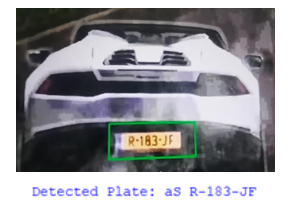
#> input picture VLPR1.png, 295 x 210 px, given in place of Foog.mp4, which was not available
$ python dehaz.py
#> lines starting #> are read from the running program, lines starting #| are printed output that depends on the picture
import cv2
import numpy as np

# Open the video file
cap = cv2.VideoCapture('Foog.mp4')

# Get the video's frame width and height
frame_width = int(cap.get(3))
frame_height = int(cap.get(4))

# Create a VideoWriter object to write the dehazed video
out = cv2.VideoWriter('dehazed_video.mp4', cv2.VideoWriter_fourcc(*'mp4v'), 20.0, (frame_width, frame_height))

while cap.isOpened():
    ret, frame = cap.read()
#> frame is the input picture: shape (210, 295, 3); mean B, G, R 157.1, 152.7, 152.5
    if not ret:
        break

    # Convert the frame to YUV color space
    frame_yuv = cv2.cvtColor(frame, cv2.COLOR_BGR2YUV)
#> frame_yuv: shape (210, 295, 3); mean of channels 0, 1, 2 153.1, 129.9, 127.4

    # Stretch the histogram
    frame_yuv[:,:,0] = cv2.equalizeHist(frame_yuv[:,:,0])
#> frame_yuv: shape (210, 295, 3); mean of channels 0, 1, 2 138.3, 129.9, 127.4

    # Convert the frame back to RGB color space
    frame_rgb = cv2.cvtColor(frame_yuv, cv2.COLOR_YUV2BGR)
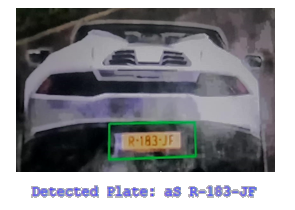
#> frame_rgb: shape (210, 295, 3); mean B, G, R 142.1, 137.9, 137.7

    # Apply a bilateral filter to reduce noise
    frame_filtered = cv2.bilateralFilter(frame_rgb, 9, 75, 75)

    # Write the dehazed frame to the new video file
    out.write(frame_filtered)

# Release the VideoCapture and VideoWriter objects
cap.release()
out.release()

# Close all OpenCV windows
cv2.destroyAllWindows()

$ run again, on Vlpr.png
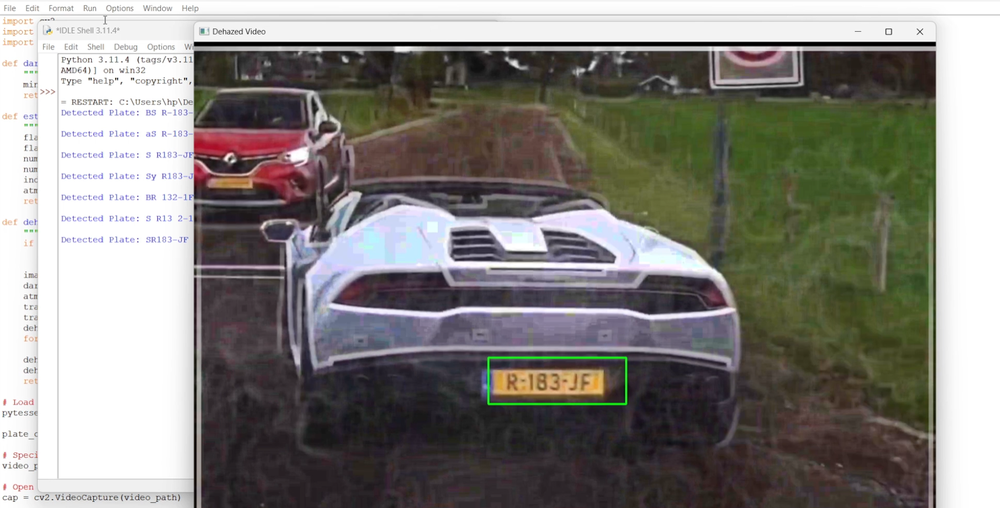
#> input picture Vlpr.png, 1000 x 508 px, shrunk from 1887 x 958 before the run, given in place of Foog.mp4, which was not available
#> frame is the input picture: shape (508, 1000, 3); mean B, G, R 127.5, 132.1, 134.7
#> `frame_rgb = cv2.cvtColor(frame_yuv, cv2.COLOR_YUV2BGR)`:
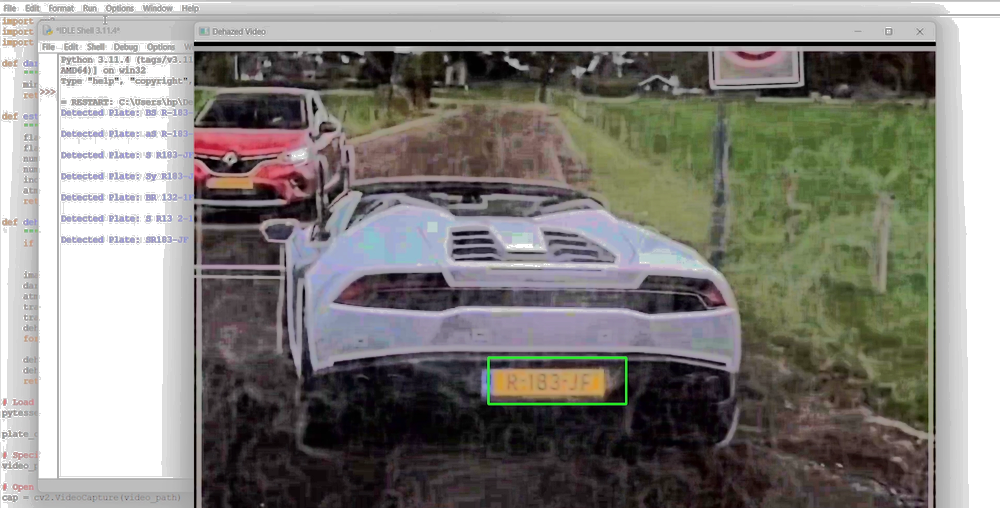
#> frame_rgb: shape (508, 1000, 3); mean B, G, R 125.4, 130.1, 132.7
